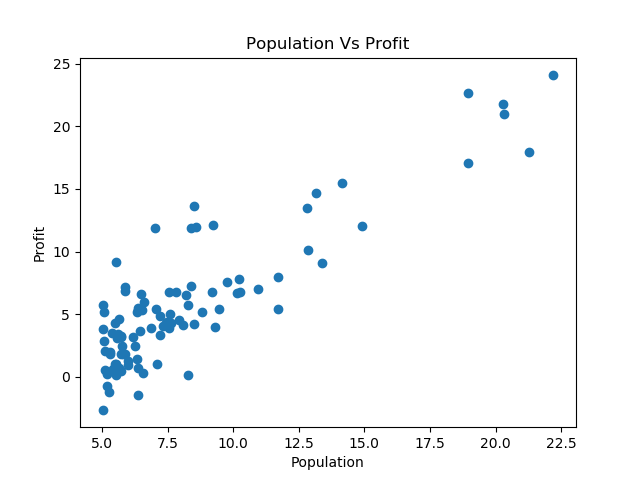

Python code for this plot:
from sklearn.linear_model import LinearRegression
import pandas as pd
import matplotlib.pyplot as plt
from sklearn.model_selection import train_test_split
from sklearn import metrics as m
import numpy as np
f=pd.read_csv("ex1.txt")
f=f.as_matrix()
profit=f[:,[1]]
pop=f[:,[0]]
plt.scatter(pop,profit)
plt.title("Population Vs Profit")
plt.xlabel("Population")
plt.ylabel("Profit")
plt.show()
X_train,X_test,y_train,y_test=train_test_split(pop,profit,test_size=0.2)
lr=LinearRegression()
lr.fit(X_train,y_train)
p=lr.predict(X_test)
print np.sqrt(m.mean_squared_error(y_test,p))
plt.scatter(y_test,p)
plt.title("Test result vs Predicted Result")
plt.xlabel("Test Result")
plt.ylabel("Predicted Result")
plt.show()
